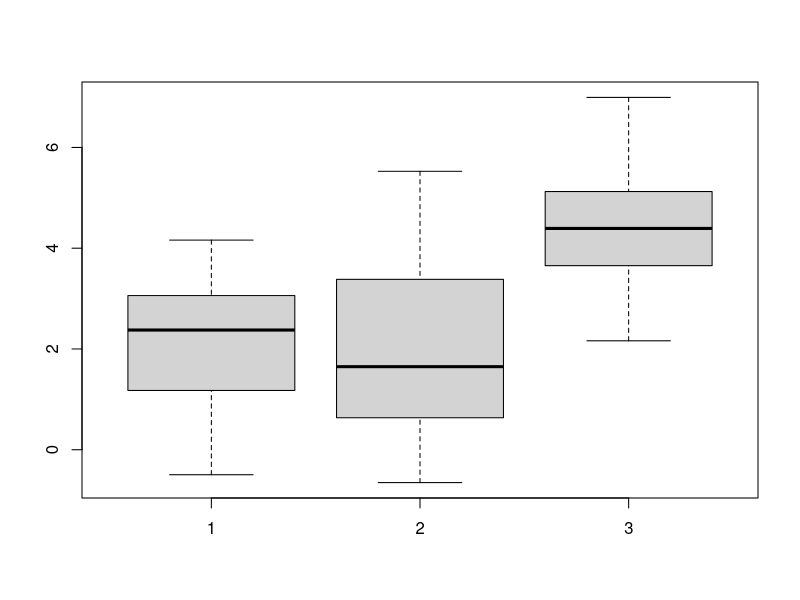
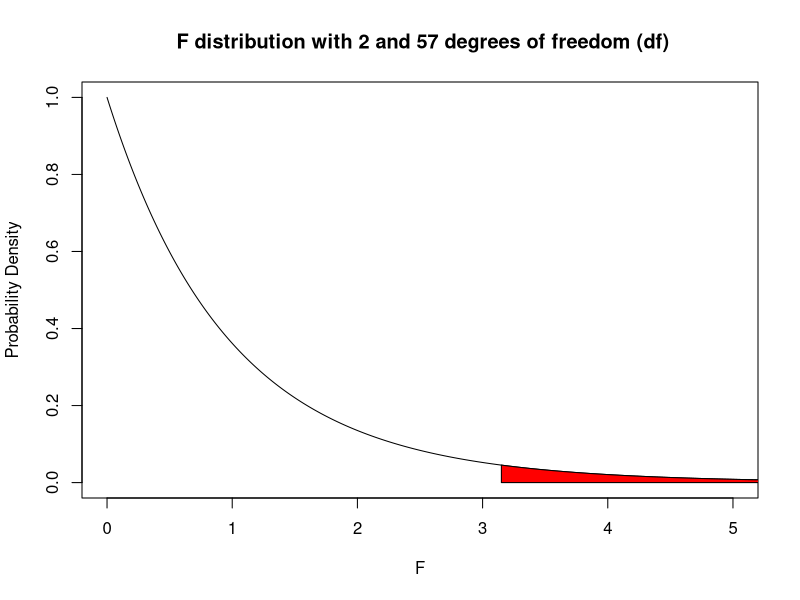
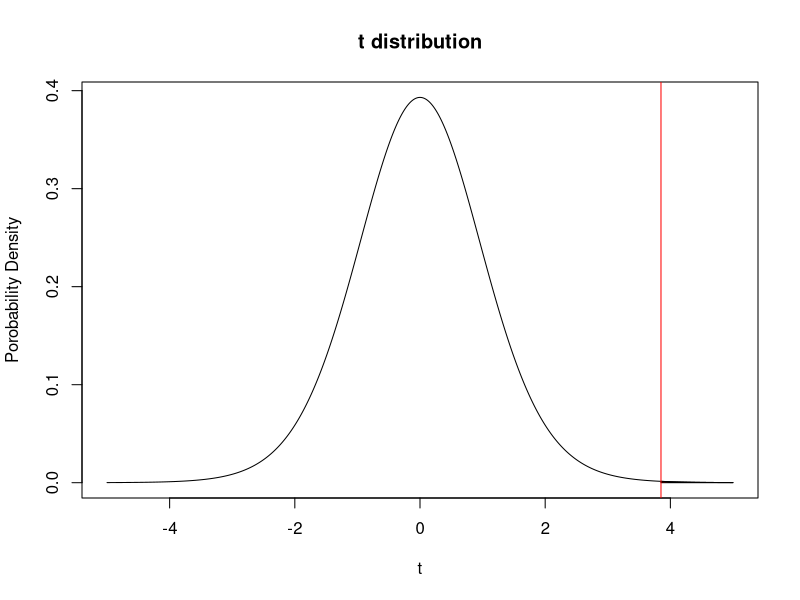

The R source for these figures, in order:
## ---- chunk 1
#Use a sample size of 20 for all of the samples. Set the mean of the first two samples as 2 and set the 
#mean of the last sample as 4. Use a standard deviation of 1.5 for all samples. 
x1=rnorm(20, mean=2, sd=1.5)
x2=rnorm(20, mean=2, sd=1.5)
x3=rnorm(20, mean=4, sd=1.5)

# Lets look at the mean and spread of each of our samples using the boxplot() function. 
boxplot(x1,x2,x3)
## ---- chunk 2
# lets bind the example data together using cbind() and then put it into a dataframe with data.frame(). 
# let's call our new dataframe df. 
data = data.frame(cbind(x1,x2,x3))

# Then we are going to reorganize it with stack(). 
data = stack(data)

# now are data is all set for ANOVA.
## ---- chunk 3
# In order to run an ANOVA test, we are going to need to use R's linear regression function lm()
# Why are we using linear regression for ANOVA? because ANOVA is actually a special application of Linear
# Regression! We may explore this more in future workshops, but for now do not worry about it. 

#run help(lm). Focus on the first two arguments. 
help(lm)

# wait, what is a formula class object? 
# Formula class obects are specified using a tilde (~) and are used to specify a relationship between two
# vectors.
# Essentially, when you type A~B you are saying thet you want to test if variable A is dependent on B.
# The first term is the response variable in your data and the second is the explanatory variable. 
# The specifics of what a formula object actually is in R are complicated and beyond this workshop. 
# for more details, look up ?formula 

# ok, now we can actually use lm() by specifying the formula and data arguments. run lm and save the 
# output in a variable named Av_object
# Hint: what are our response and explanatory variables? 
Av_object <- lm(values~ind,data=data) 

# Now we are ready to actually run the ANOVA test using the anova() function. 
anova(Av_object)
## ---- chunk 4
# lets create the F distribution using the df function.
# run help(df) and focus on the first 3 arguments. 
help(df)

# It works almost exactly like the dt function but with 2 inputs for degrees of freedom. 
# df1 is the group degrees of freedom and df2 is for the error degrees of freedom. 
x=seq(0,6,by=0.001)
fdistr=df(x,df1 = 2, df2 = 57)

# Now lets plot the F distribution. 
plot(x,fdistr,type="l",
     xlim = c(0,5), 
     ylim = c(0,1),
     xlab="F",
     ylab="Probability Density",
     main =" F distribution with 2 and 57 degrees of freedom (df)")

# run this line of code to look at the rejection region
polygon(c(x[x>=3.15], max(x), 3.15), c(fdistr[x>=3.15], 0, 0), col="red")

# Scroll back up to our table, where does your F value fall on this graph? does it make sense that you were/were'nt able to reject the null?
## ---- chunk 5
# try running help("pairwise.t.test")
help("pairwise.t.test")
# rather than using a formula object, you just specify the two vectors you are looking at. 

#for educational purposes, lets do a pairwise t-test with NO P value adjustment whatsoever ("none"). 
pairwise.t.test(data$values, data$ind, p.adj= "none", alternative="two.sided")
## ---- chunk 6
#now perform a pairwise t-test using the Bonferroni method ("bonf")
pairwise.t.test(data$values, data$ind, p.adj = "bonf",alternative="two.sided")
# Can you see the difference between the two P-values? 
## ---- chunk 7
#create a t-distribution just like we did in the t-test section?
x=seq(-5,5,by=0.001)
tdistr=dt(x,17)
plot(x,tdistr,type="l",main="t distribution",xlab="t",ylab="Porobability Density") + polygon(c(x[x>=3.85], max(x), 3.85), c(tdistr[x>=3.85], 0, 0), col="red") + abline(v=3.85, col="red")

# Add the code below to your plot to create a rejection region using our altered P-value. 
# + polygon(c(x[x>=3.85], max(x), 3.85), c(tdistr[x>=3.85], 0, 0), col="red") #

# can you even see the rejection region? let's draw a line to make it more clear
# + abline(v=3.85, col="red") #

# look how small it is! You would need a very large effect or a lot of power to find any significant 
# results. What if we want more power for our experiment? 

## ---- chunk 8
# We are going to need to load a package called dplyr for this. 
library(dplyr)

# We are going to create a set of P-values that we theoretically could have gotten from performing 10 
# tests. 
p_values=c(0.38,0.22,0.45,0.04,0.06,0.008,0.001,0.15,0.013,0.59)

# then, the first step of the Benjamini Hochberg method is to order the P-values from largest to 
# smallest. We are going to do this using the sort() function. Call this sorted vector p_sort
p_sort=sort(p_values)

# Now we are going to create a rank for every p-value. create a list from 1 to 10 using c(). 
rank=c(1,2,3,4,5,6,7,8,9,10)

# Now use cbind to bind the rank and the sorted P-values into a dataframe (should be familiar to what we # did at te beginning of the markdown file.)
df = data.frame(cbind(p_sort,rank))

#The last step is the most important one. We are going to compare our ordered P-values to a set of BH 
# critical values. BH critical values are calculated as i/m*Q where
# i = the rank of the test. 
# m = the total number of tests. 
# Q equals the false discovery rate we are aiming for (0.05)

# now, we will use the mutate function to create a new column with the critical values for each test.
# The mutate function takes the values from other columns and uses an equation to calculate the values 
# for a new column. 
# the mutate function is in the form mutate(dataframe, new_column name = equation)
df = mutate(df, critical_val = rank/10*0.05)

# Let's look at our dataframe. 
## ---- chunk 9
#finally, let's perform a pairwise t-test using the BH method ("BH")
pairwise.t.test(data$values, data$ind, p.adj = "BH",alternative="two.sided")
